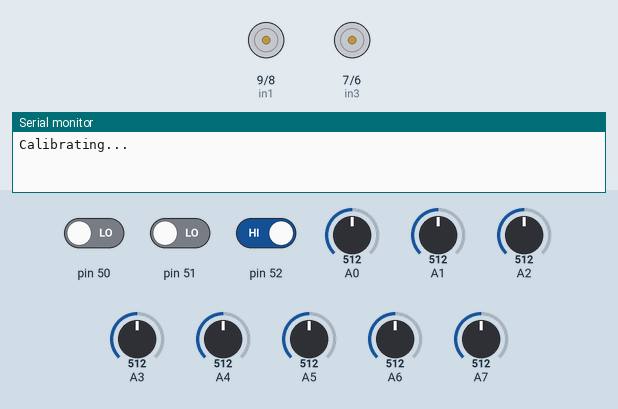
A sketch run on a simulated Arduino Mega 2560, built with avr-gcc and run on an emulated ATmega2560. Shown: motor-driver pin pairs drawn as motors (green arrow = first pin HIGH = forward, orange = second pin HIGH = backward, longer = more drive, scaled by the enable pin), the last lines printed to the serial monitor. Inputs (shaded band) come from the test bench; at power-on: pin 52 HIGH, A0 = 512, pin 51 LOW, pin 50 LOW, A1 = 512, A2 = 512, A3 = 512, A4 = 512, A5 = 512, A6 = 512, A7 = 512.

Above: at 1.7 s.
1.8 s: pin 52 driven LOW
At 2.7 s:
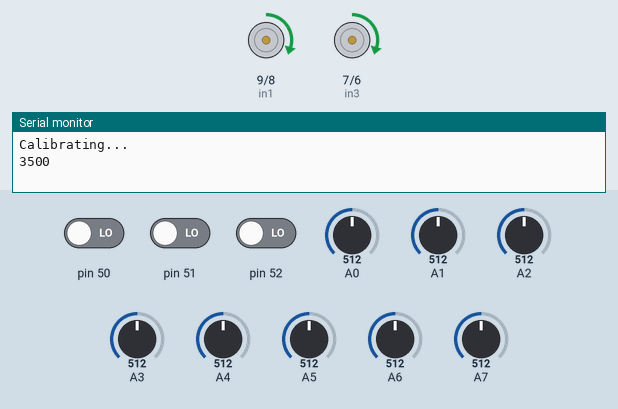
4.8 s: A0 set to 716
At 6.7 s:
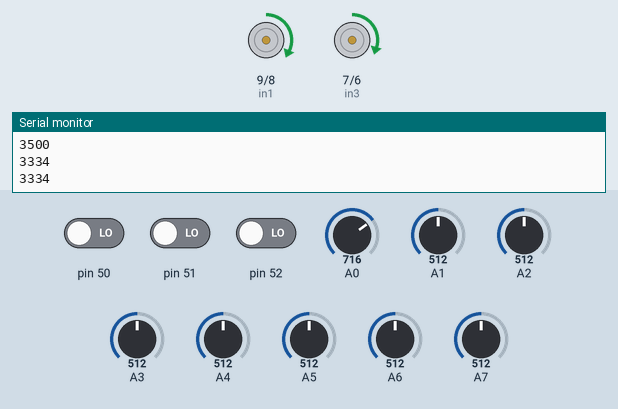
7.8 s: pin 51 driven HIGH
At 10.3 s:
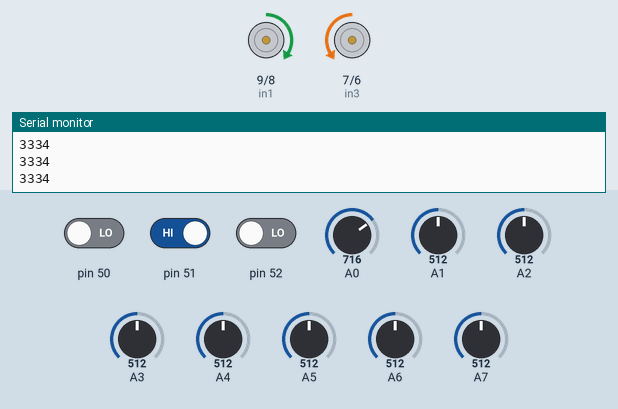
Timing chart, 0 to 16.8 s (numbered marks = the images above; inputs shaded):
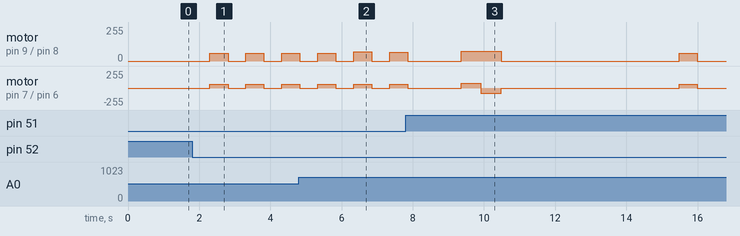

The sketch:

individualTurns.ino
```cpp
#include <QTRSensors.h>
#include <elapsedMillis.h>
#include <EEPROM.h>

// This example is designed for use with eight QTR-1RC sensors or the eight sensors of a
// QTR-8RC module.  These reflectance sensors should be connected to digital inputs 3 to 10.
// The QTR-8RC's emitter control pin (LEDON) can optionally be connected to digital pin 2,
// or you can leave it disconnected and change the EMITTER_PIN #define below from 2 to
// QTR_NO_EMITTER_PIN.

// The setup phase of this example calibrates the sensor for ten seconds and turns on
// the LED built in to the Arduino on pin 13 while calibration is going on.
// During this phase, you should expose each reflectance sensor to the lightest and
// darkest readings they will encounter.
// For example, if you are making a line follower, you should slide the sensors across the
// line during the calibration phase so that each sensor can get a reading of how dark the
// line is and how light the ground is.  Improper calibration will result in poor readings.
// If you want to skip the calibration phase, you can get the raw sensor readings
// (pulse times from 0 to 2500 us) by calling qtrrc.read(sensorValues) instead of
// qtrrc.readLine(sensorValues).

// The main loop of the example reads the calibrated sensor values and uses them to
// estimate the position of a line.  You can test this by taping a piece of 3/4" black
// electrical tape to a piece of white paper and sliding the sensor across it.  It
// prints the sensor values to the serial monitor as numbers from 0 (maximum reflectance)
// to 1000 (minimum reflectance) followed by the estimated location of the line as a number
// from 0 to 5000.  1000 means the line is directly under sensor 1, 2000 means directly
// under sensor 2, etc.  0 means the line is directly under sensor 0 or was last seen by
// sensor 0 before being lost.  5000 means the line is directly under sensor 5 or was
// last seen by sensor 5 before being lost.


#define NUM_SENSORS_D   1     // number of sensors used
#define NUM_SENSORS_A   8     // number of sensors used
#define TIMEOUT       2500    // waits for 2500 microseconds for sensor outputs to go low
#define NUM_SAMPLES_PER_SENSOR  4  // average 4 analog samples per sensor reading


//Left Sensor
QTRSensorsRC Left((unsigned char[]) {51}, NUM_SENSORS_D, TIMEOUT, QTR_NO_EMITTER_PIN);
unsigned int LsensorValue[NUM_SENSORS_D];


//Right Sensor
QTRSensorsRC Right((unsigned char[]) {50}, NUM_SENSORS_D, TIMEOUT, QTR_NO_EMITTER_PIN);
unsigned int RsensorValue[NUM_SENSORS_D];

//Sensor Array
QTRSensorsAnalog qtra((unsigned char[]) {0,1,2,3,4,5,6,7},
  NUM_SENSORS_A, NUM_SAMPLES_PER_SENSOR, QTR_NO_EMITTER_PIN);
  unsigned int arraySensorValues[NUM_SENSORS_A];


// connect motor controller pins to Arduino digital pins
// motor one
int enR = 10;
int in1 = 9;
int in2 = 8;

// motor two
int enL = 5;
int in3 = 7;
int in4 = 6;

//MotorR speed is constant
int MotorL = 60;
int MotorR = 60;
int baseSpeed = 60;
int lastError = 0;

int counter = 0;
int LCounter = 0;
int RCounter = 0;
int levelCounter = 1;

bool innerCounter = 0;

bool buttonFlag = 1;
bool onoff = 0;

bool first = false;

//create a timer
elapsedMillis timer0;

//interval between front IR sensor readings in ms
int interval = 100;

//interval before the front IR sensors detect lines in ms
int intervalAfter = 300;
bool frontReady = false;

//Initializing PID values
//kp = kd and ki >= .1kp
int proportional = 0;
int derivative = 0;
int integral = 0;

double kp = .03;
double kd = .035;
double ki = 0;
//double ki = .0001;

void setup()
{

 // set all the motor control pins to outputs
  pinMode(enR, OUTPUT);
  pinMode(enL, OUTPUT);
  pinMode(in1, OUTPUT);
  pinMode(in2, OUTPUT);
  pinMode(in3, OUTPUT);
  pinMode(in4, OUTPUT);

  //Set the left and right motor forward
  RForward();
  LForward();

  Serial.begin(9600);
  Serial.println("Calibrating...");
  delay(500);

  //calibrationMovement();

  //the functions have to be called for variables to be initialized
  Left.calibrate();       // reads all sensors 10 times at 2500 us per read (i.e. ~25 ms per call)
  Right.calibrate();       // reads all sensors 10 times at 2500 us per read (i.e. ~25 ms per call)
  qtra.calibrate();

  setCalibration();

  timer0 = 0;

  //button startstop
  pinMode(52, INPUT);
}


void loop()
{

  buttonFlag = digitalRead(52);
  if(!buttonFlag)
  {
    onoff = !onoff;
    delay(500);
  }

  if(!onoff)
  {
    hardStop();
  }
  else
  {

    RForward();
    LForward();
    //assign a speed for each motor
    analogWrite(enR, MotorR);
    analogWrite(enL, MotorL);


    //read the front IR sensor values
    Left.read(LsensorValue);
    Right.read(RsensorValue);

    readLeftSensor();

    if(counter == 1)
      {
        LeftTurnTest();
      }

    counter = 0;

    //calculate the error depending on which IR sensor from the array are above a line
    int position = qtra.readLine(arraySensorValues);

    int error = position-3500;

    Serial.println(position);


    //calculate PID values
    proportional = kp * error;
    integral = ki * (integral + proportional);
    derivative = kd * (error-lastError);


    double MotorLAdjust = proportional + integral + derivative;

    lastError = error;

    //change MotorL speed depending on PID values
    MotorL = baseSpeed - MotorLAdjust;

    //ensure the motor doesnt go passed limits
    if(MotorL < 0)
    MotorL = 0;

    if(MotorL > 190)
    MotorL = 190;

    }

}

//--------------------------------------------------------Function Definitions---------------------------------------------------//


/*********************************************** NEW STUFF******************************/

void readLeftSensor()
{
   if(LsensorValue[0] >= 2000)
   {
      counter++;
      timer0 = 0;
    }
}
void LeftTurnTest()
{
  //leftTurnTest
    mediumStop();
    delay(1000);
    turnLeft90();
    hardStop();
    delay(5000);
    continueForward();
}

void RightTurnTest()
{
  //RightTurnTest
    //stop on line
    hardStop();
    delay(1000);
    turnRight90();
    hardStop();
    delay(5000);
    continueForward();
}

void hardStopTest()
{
    //hardStopTest
    hardStop();
    delay(1000);
    continueForward();
}


/*********************************************** NEW STUFF******************************/

// This function will run the motors in both directions at a fixed speed
void MotorOn()
{
  // set speed to 200 out of possible range 0~255
  analogWrite(enR, baseSpeed);

  // set speed to 200 out of possible range 0~255
  analogWrite(enL, baseSpeed);
}

//Function to make the robot move left/right as it calibrates
void calibrationMovement(){
  int calSpeed = 75;
  int j = 0;
  int i = 0;

  RReverse();
  analogWrite(enR, calSpeed);

  // turn on motor B
  LForward();
  analogWrite(enL, calSpeed);

  for(j = 0; j < 4; j++){
    qtra.calibrate();
    Left.calibrate();
    Right.calibrate();
  }

  for(i = 0; i < 5; i++){
      // turn on motor A
    RForward();
    analogWrite(enR, calSpeed);

    // turn on motor B
    LReverse();
    analogWrite(enL, calSpeed);

    for(j = 0; j < 7; j++){
      qtra.calibrate();
      Left.calibrate();
      Right.calibrate();
    }

    // turn on motor A
    RReverse();
    analogWrite(enR, calSpeed);

    // turn on motor B
    LForward();
    analogWrite(enL, calSpeed);

    for(int j = 0; j < 7; j++){
      qtra.calibrate();
      Left.calibrate();
      Right.calibrate();
    }
  }

  RForward();
  analogWrite(enR, calSpeed);

  // turn on motor B
  LReverse();
  analogWrite(enL, calSpeed);

  for(int j = 0; j < 5; j++){
    qtra.calibrate();
    Left.calibrate();
    Right.calibrate();
  }

  hardStop();
}

void turnLeft90()
{
  MotorL = 75;
  MotorR = 75;

  RForward();
  LForward();
  analogWrite(enR, MotorR);
  analogWrite(enL, MotorL);

  delay(545);

  // turn on motor A
  RForward();

   // turn on motor B in the opposite direction of motor A
  LReverse();

  //turn left 90 degrees

  analogWrite(enR, MotorR);
  analogWrite(enL, MotorL);
  delay(580);

  //assign each motor the original value of motor B
  MotorL = baseSpeed;
  MotorR = baseSpeed;

  RForward();
  LForward();
  MotorOn();
}

void turnRight90()
{
  MotorL = 75;
  MotorR = 75;

  RForward();
  LForward();
  analogWrite(enR, MotorR);
  analogWrite(enL, MotorL);

  delay(600);

  // turn on motor A
  LForward();

   // turn on motor B in the opposite direction of motor A
  RReverse();

  //turn right 90 degrees

  analogWrite(enR, MotorR);
  analogWrite(enL, MotorL);
  delay(515);

  //assign each motor the original value of motor B
  MotorL = baseSpeed;
  MotorR = baseSpeed;

  RForward();
  LForward();
  MotorOn();
}

void StartTurnRight90Time()
{
  MotorL = 75;
  MotorR = 75;

  RForward();
  LForward();
  analogWrite(enR, MotorR);
  analogWrite(enL, MotorL);

  delay(1000);


  // turn on motor A
  RReverse();

   // turn on motor B in the opposite direction of motor A
  LForward();

  //turn left 90 degrees

  analogWrite(enR, MotorR);
  analogWrite(enL, MotorL);
  delay(500);

  //assign each motor the original value of motor B
  MotorL = baseSpeed;
  MotorR = baseSpeed;

  RForward();
  LForward();
  MotorOn();
}

void StartTurnRight90Line(int lineNumber)
{

  MotorL = 75;
  MotorR = 75;
  int interval0 = 300;

  int lineCounter = 0;
  RForward();
  LForward();
  analogWrite(enR, MotorR);
  analogWrite(enL, MotorL);

  while(lineCounter < lineNumber + 1)
  {


    //read the front IR sensor values
    Left.read(LsensorValue);

    if(LsensorValue[0] >= 2000 && timer0 > interval0)
    {
      lineCounter++;
      timer0 = 0;
    }

  }

  // turn on right motor reverse
  RReverse();

   // turn on left motor
  LForward();

  //turn right 90 degrees

  analogWrite(enR, MotorR);
  analogWrite(enL, MotorL);

  delay(500);


  //assign each motor the original value of motor B
  MotorL = baseSpeed;
  MotorR = baseSpeed;

  RForward();
  LForward();
  MotorOn();

  timer0 = 0;
}

void turnLeft135()
{
  MotorL = 75;
  MotorR = 75;

  RForward();
  LForward();
  analogWrite(enR, MotorR);
  analogWrite(enL, MotorL);

  delay(525);

  // turn on motor A
  RForward();

   // turn on motor B in the opposite direction of motor A
  LReverse();

  //turn left 90 degrees

  analogWrite(enR, MotorR);
  analogWrite(enL, MotorL);
  delay(500);


  /****************************************************************************************/
  hardStop();
  delay(1000);


  LReverse();
  RReverse();
  analogWrite(enR, MotorR);
  analogWrite(enL, MotorL);
  delay(50);


  LReverse();
  analogWrite(enL, MotorL);


  timer0 = 0;
  int LeftReadTime = 0;
  int RightReadTime = 0;
  int counter = 0;
  int timeSinceDetect = 0;

  while(counter < 3)
  {

    //read the front IR sensor values
    Left.read(LsensorValue);
    Right.read(RsensorValue);

    if(LsensorValue[0] >= 2000 && timer0 - timeSinceDetect > 100)
    {
      LeftReadTime = timer0;
      counter++;
      timeSinceDetect = timer0;
    }
    else if(RsensorValue[0] >= 2000 && timeSinceDetect > 100)
    {
      RightReadTime = timer0;
      counter++;
      timeSinceDetect = timer0;
    }

  }

  LForward();
  delay(RightReadTime-LeftReadTime+25);


  //assign each motor the original value of motor B
  MotorL = baseSpeed;
  MotorR = baseSpeed;

  RForward();
  LForward();
  MotorOn();

}

void turnRight45()
{
  MotorL = 75;
  MotorR = 75;

  RForward();
  LForward();
  analogWrite(enR, MotorR);
  analogWrite(enL, MotorL);

  delay(525);


  hardStopRight();


  //turn right 45 degrees
  analogWrite(enL, MotorL);
  delay(500);


}

void hardStop()
{
  // turn OFF RIGHT motor
  digitalWrite(in1, LOW);
  digitalWrite(in2, LOW);
  // set speed to 0 out of possible range 0~255
  analogWrite(enR, 200);
  // turn OFF LEFT motor
  digitalWrite(in3, LOW);
  digitalWrite(in4, LOW);
  // set speed to 0 out of possible range 0~255
  analogWrite(enL, 200);
}

void mediumStop(){
  // turn OFF RIGHT motor
  digitalWrite(in1, LOW);
  digitalWrite(in2, LOW);
  // set speed to 0 out of possible range 0~255
  analogWrite(enR, 25);
  // turn OFF LEFT motor
  digitalWrite(in3, LOW);
  digitalWrite(in4, LOW);
  // set speed to 0 out of possible range 0~255
  analogWrite(enL, 25);
}

//Set the right motor forward
void RForward(){
  digitalWrite(in1, HIGH);
  digitalWrite(in2, LOW);
}

//Set the left motor forward
void LForward(){
  digitalWrite(in3, HIGH);
  digitalWrite(in4, LOW);
}

//Set the right motor in reverse
void RReverse(){
  digitalWrite(in1, LOW);
  digitalWrite(in2, HIGH);
}

//Set the left motor in reverse
void LReverse(){
  digitalWrite(in3, LOW);
  digitalWrite(in4, HIGH);
}

//use active braking to hard stop left motor
void hardStopLeft(){
  // turn OFF LEFT motor
  digitalWrite(in3, LOW);
  digitalWrite(in4, LOW);
  // set speed to 0 out of possible range 0~255
  analogWrite(enL, 200);

}

//use active braking to hard stop right motor
void hardStopRight(){
  // turn OFF RIGHT motor
  digitalWrite(in1, LOW);
  digitalWrite(in2, LOW);
  // set speed to 0 out of possible range 0~255
  analogWrite(enR, 200);
}

void continueForward(){
  RForward();
  LForward();
  MotorOn();
  //delay(250);
}

//get the weighted average of the array of values in
//SensorValues
//0*value0 + 1000*value1 + 2000*value2 + ...
//--------------------------------------------
//value0  +  value1  +  value2 + ...

int getPosition(unsigned int * SensorValues)
{
    int Position = 0;
    int SumSensorValues = 0;

    for(int i = 0; i < 8; i++)
    {
        Position += SensorValues[i]*i*1000;
        SumSensorValues += SensorValues[i];
    }

    Position = Position/SumSensorValues;

    return Position;
}

void setCalibration()
{
  unsigned int temp;

  EEPROM.get(0,temp);
  Left.calibratedMinimumOn[0] = temp;

  EEPROM.get(4,temp);
  Right.calibratedMinimumOn[0] = temp;


  EEPROM.get(8,temp);
  Left.calibratedMaximumOn[0] = temp;

  EEPROM.get(12,temp);
  Right.calibratedMaximumOn[0] = temp;

  int i = 16;
  int j = 0;
  while(i < 48)
  {
    EEPROM.get(i,temp);
    qtra.calibratedMinimumOn[j] = temp;
    i = i + 4;
    j++;
  }

  j = 0;
  while(i < 80)
  {
    EEPROM.get(i,temp);
    qtra.calibratedMaximumOn[j] = temp;
    i = i + 4;
    j++;
  }
}
```

Measured:
- after the input at 1.8 s, motor on pin 9 (in1) / pin 8 (in2), motor on pin 7 (in3) / pin 6 (in4): alternates forward 60/255 for 0.51 s and stopped for 0.50 s, starting after 0.50 s
